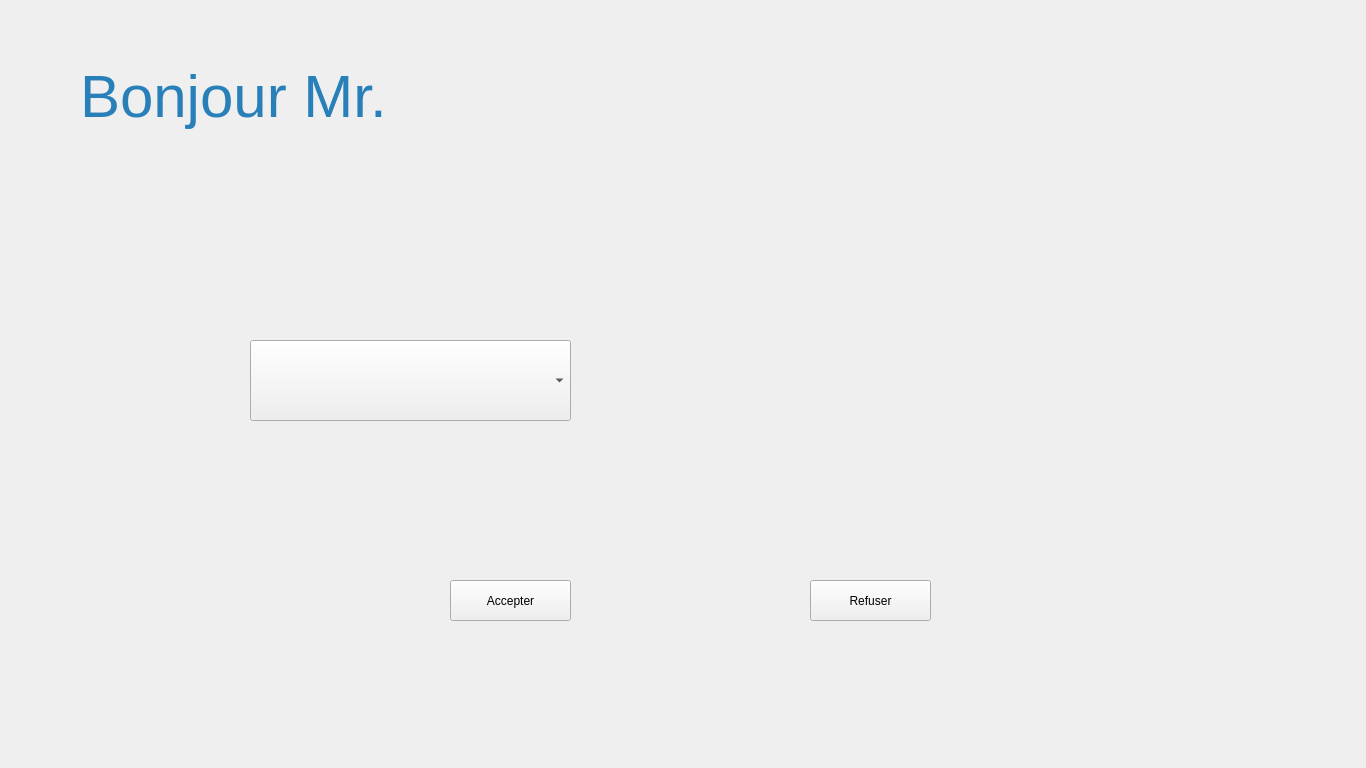
<?xml version="1.0" encoding="UTF-8"?>
<ui version="4.0">
 <class>cs_menu</class>
 <widget class="QMainWindow" name="cs_menu">
  <property name="geometry">
   <rect>
    <x>0</x>
    <y>0</y>
    <width>1366</width>
    <height>768</height>
   </rect>
  </property>
  <property name="windowTitle">
   <string>MainWindow</string>
  </property>
  <widget class="QWidget" name="centralwidget">
   <widget class="QLabel" name="bg">
    <property name="geometry">
     <rect>
      <x>0</x>
      <y>0</y>
      <width>1366</width>
      <height>768</height>
     </rect>
    </property>
    <property name="styleSheet">
     <string notr="true">  font-family: &quot;Moon&quot;, Helvetica, Arial, sans-serif;
  font-size: 60px;
  color: #e74c3c;</string>
    </property>
    <property name="text">
     <string/>
    </property>
    <property name="pixmap">
     <pixmap resource="ressource.qrc">:/new/prefix1/img/Menu.jpg</pixmap>
    </property>
   </widget>
   <widget class="QLabel" name="img">
    <property name="geometry">
     <rect>
      <x>1060</x>
      <y>20</y>
      <width>283</width>
      <height>315</height>
     </rect>
    </property>
    <property name="text">
     <string/>
    </property>
   </widget>
   <widget class="QComboBox" name="cb">
    <property name="geometry">
     <rect>
      <x>250</x>
      <y>340</y>
      <width>321</width>
      <height>81</height>
     </rect>
    </property>
   </widget>
   <widget class="QPushButton" name="Accept">
    <property name="geometry">
     <rect>
      <x>450</x>
      <y>580</y>
      <width>121</width>
      <height>41</height>
     </rect>
    </property>
    <property name="text">
     <string>Accepter</string>
    </property>
   </widget>
   <widget class="QPushButton" name="Refus">
    <property name="geometry">
     <rect>
      <x>810</x>
      <y>580</y>
      <width>121</width>
      <height>41</height>
     </rect>
    </property>
    <property name="text">
     <string>Refuser</string>
    </property>
   </widget>
   <widget class="QLabel" name="bjr">
    <property name="geometry">
     <rect>
      <x>80</x>
      <y>30</y>
      <width>381</width>
      <height>131</height>
     </rect>
    </property>
    <property name="styleSheet">
     <string notr="true">  font-family: &quot;Moon&quot;, Helvetica, Arial, sans-serif;
  font-size: 60px;
  color: #2980b9;</string>
    </property>
    <property name="text">
     <string>Bonjour Mr.</string>
    </property>
   </widget>
   <widget class="QLabel" name="nom_e">
    <property name="geometry">
     <rect>
      <x>490</x>
      <y>45</y>
      <width>651</width>
      <height>101</height>
     </rect>
    </property>
    <property name="styleSheet">
     <string notr="true">  font-family: &quot;Moon&quot;, Helvetica, Arial, sans-serif;
  font-size: 60px;
  color: #e74c3c;</string>
    </property>
    <property name="text">
     <string/>
    </property>
   </widget>
   <widget class="QLabel" name="Logout">
    <property name="geometry">
     <rect>
      <x>1200</x>
      <y>600</y>
      <width>181</width>
      <height>171</height>
     </rect>
    </property>
    <property name="text">
     <string/>
    </property>
    <property name="pixmap">
     <pixmap resource="ressource.qrc">:/new/prefix2/img/profilepic/logout.png</pixmap>
    </property>
   </widget>
   <widget class="QPushButton" name="pb">
    <property name="geometry">
     <rect>
      <x>1240</x>
      <y>630</y>
      <width>101</width>
      <height>101</height>
     </rect>
    </property>
    <property name="font">
     <font>
      <pointsize>-1</pointsize>
      <weight>50</weight>
      <bold>false</bold>
     </font>
    </property>
    <property name="toolTip">
     <string notr="true"/>
    </property>
    <property name="styleSheet">
     <string notr="true">padding: 0px 0px;
  font-size: 15px;
  font-weight: normal;
  line-height: 1.4;
  border: none;
  border-radius:4 px;
color: #000000;
  background-color: rgb(0,0,0,0);
  -webkit-transition: border .25s linear, color .25s linear, background-color .25s linear;
          transition: border .25s linear, color .25s linear, background-color .25s linear;</string>
    </property>
    <property name="text">
     <string notr="true"/>
    </property>
    <property name="flat">
     <bool>true</bool>
    </property>
   </widget>
  </widget>
 </widget>
 <resources>
  <include location="ressource.qrc"/>
 </resources>
 <connections/>
</ui>
